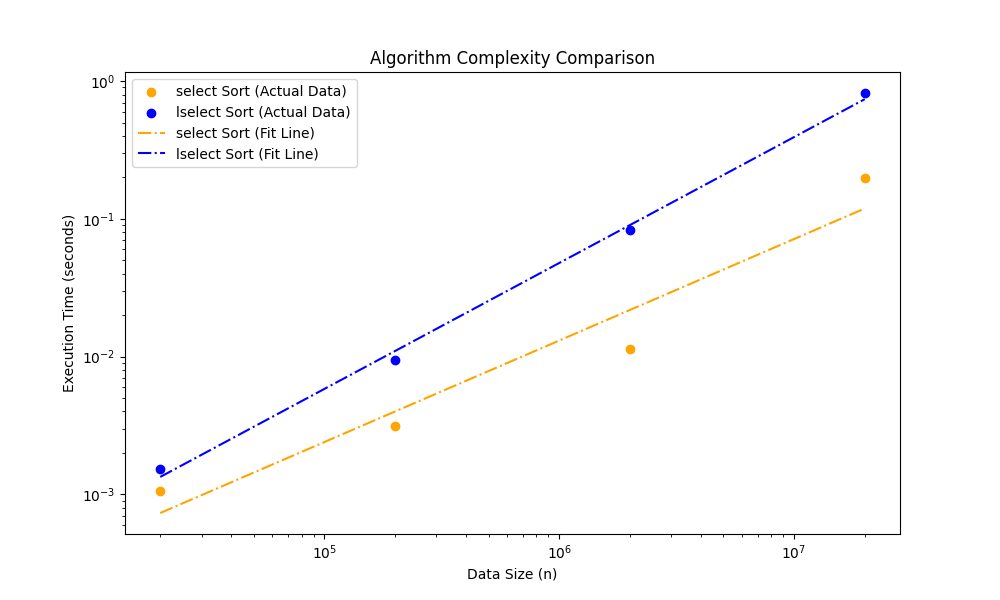

Reproduce this figure in Python.
import matplotlib.pyplot as plt
import numpy as np
from scipy.optimize import curve_fit
from scipy.stats import linregress


# selectの平均計算量オーダーの関数
def select_sort_complexity(n, a=1.0, b=1.0):
    return a * n**b


# lselectの平均計算量オーダーの関数
def lselect_sort_complexity(n, a=1.0, b=1.0):
    return a * n**b


# データ点
n_values = np.array([20000, 200000, 2000000, 20000000])
time_select = np.array([0.001062, 0.003149, 0.011438, 0.198137])
time_lselect = np.array([0.001519, 0.009418, 0.083409, 0.820737])


# 最小二乗法での近似関数
def fit_function(x, a, b):
    return a * x + b


# シェルソートの最小二乗法による近似
params_select, _ = curve_fit(fit_function, np.log(n_values), np.log(time_select))
slope_select_fit = params_select[0]

# クイックソートの最小二乗法による近似
params_lselect, _ = curve_fit(fit_function, np.log(n_values), np.log(time_lselect))
slope_lselect_fit = params_lselect[0]

# シェルソートとクイックソートの平均計算量オーダーを計算
mean_select = select_sort_complexity(n_values)
mean_lselect = lselect_sort_complexity(n_values)

# プロット
plt.figure(figsize=(10, 6))

plt.scatter(
    n_values,
    time_select,
    label="select Sort (Actual Data)",
    marker="o",
    color="orange",
)
plt.scatter(
    n_values,
    time_lselect,
    label="lselect Sort (Actual Data)",
    marker="o",
    color="blue",
)

# 最小二乗法による近似曲線をプロット
plt.plot(
    n_values,
    np.exp(fit_function(np.log(n_values), *params_select)),
    label="select Sort (Fit Line)",
    linestyle="-.",
    color="orange",
)
plt.plot(
    n_values,
    np.exp(fit_function(np.log(n_values), *params_lselect)),
    label="lselect Sort (Fit Line)",
    linestyle="-.",
    color="blue",
)

plt.xscale("log")
plt.yscale("log")
plt.xlabel("Data Size (n)")
plt.ylabel("Execution Time (seconds)")
plt.legend()
plt.title("Algorithm Complexity Comparison")

plt.savefig("plot.png")

ratio_n_values = [n / n_values[0] for n in n_values[1:]]
ratio_select_mean = [n / mean_select[0] for n in mean_select[1:]]
ratio_lselect_mean = [n / mean_lselect[0] for n in mean_lselect[1:]]
ratio_select_time = [n / time_select[0] for n in time_select[1:]]
ratio_lselect_time = [n / time_lselect[0] for n in time_lselect[1:]]

# 棒の配置位置、ラベルを用意
x = np.array([1, 2, 3])

# 各系列のデータを用意
data1 = [ratio_select_mean, ratio_select_time]

data2 = [ratio_lselect_mean, ratio_lselect_time]

# マージンを設定
margin = 0.2  # 0 <margin< 1
totoal_width = 1 - margin

plt.figure()

# 棒グラフをプロット
for i, h in enumerate(data1):
    pos = x - totoal_width * (1 - (2 * i + 1) / len(data1)) / 2
    plt.bar(pos, np.log(h), width=totoal_width / len(data1))

plt.title("Ratio of 20000 to n times the number of data (Shell)")
# ラベルの設定
plt.xticks(x, ratio_n_values)
plt.xlabel("n times.")
plt.ylabel("ratio (log)")
plt.legend(
    (
        "mean computational complexity",
        "Actual measurement results",
    )
)
plt.savefig("ratio_select_plot.png")

plt.figure()

# 棒グラフをプロット
for i, h in enumerate(data2):
    pos = x - totoal_width * (1 - (2 * i + 1) / len(data2)) / 2
    plt.bar(pos, np.log(h), width=totoal_width / len(data2))

plt.title("Ratio of 20000 to n times the number of data (Quick)")
# ラベルの設定
plt.xticks(x, ratio_n_values)
plt.xlabel("n times.")
plt.ylabel("ratio (log)")
plt.legend(
    (
        "mean computational complexity",
        "Actual measurement results",
    )
)
plt.savefig("ratio_lselect_plot.png")
